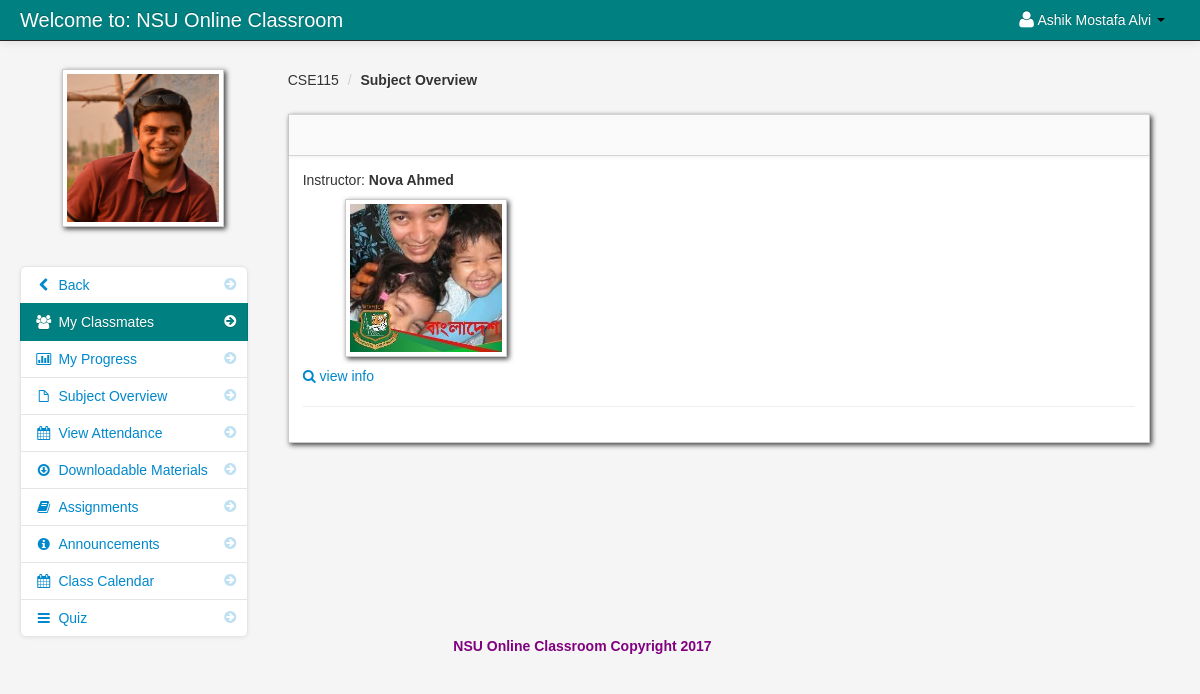
The app's page /subject_overview_student.php?id=187 (signed in) with its own data.
### tables this page shows
CREATE TABLE `student` (
  `student_id` int(11) NOT NULL,
  `firstname` varchar(100) NOT NULL,
  `lastname` varchar(100) NOT NULL,
  `class_id` int(11) NOT NULL,
  `username` varchar(100) NOT NULL,
  `password` varchar(100) NOT NULL,
  `email` varchar(100) NOT NULL,
  `contact_number` int(12) NOT NULL,
  `location` varchar(100) NOT NULL,
  `status` varchar(100) NOT NULL
);

CREATE TABLE `teacher_class` (
  `teacher_class_id` int(11) NOT NULL,
  `teacher_id` int(11) NOT NULL,
  `class_id` int(11) NOT NULL,
  `semester` varchar(100) NOT NULL,
  `thumbnails` varchar(100) NOT NULL,
  `school_year` varchar(100) NOT NULL,
  `class_title` varchar(100) NOT NULL,
  `description` longtext NOT NULL,
  `Credit` int(11) NOT NULL,
  `Pre_req` varchar(100) NOT NULL
);

CREATE TABLE `class` (
  `class_id` int(11) NOT NULL,
  `class_name` varchar(100) NOT NULL
);

CREATE TABLE `teacher` (
  `teacher_id` int(11) NOT NULL,
  `username` varchar(100) NOT NULL,
  `password` varchar(200) NOT NULL,
  `firstname` varchar(100) NOT NULL,
  `lastname` varchar(100) NOT NULL,
  `department_id` int(11) NOT NULL,
  `location` varchar(200) NOT NULL,
  `about` varchar(500) NOT NULL,
  `teacher_status` varchar(20) NOT NULL,
  `teacher_stat` varchar(100) NOT NULL
);

### session.php (called while the page is built, shortened)
<?php
$session_id=$_SESSION['id'];
?>

### subject_overview_student.php (the view, shortened to what this page needs)
<?php include('header_dashboard.php'); ?>
<?php include('session.php'); ?>
<?php $get_id = $_GET['id']; ?>
    <body>
		<?php include('navbar_student.php'); ?>
        <div class="container-fluid">
            <div class="row-fluid">
				<?php include('my_classmates_link.php'); ?>
                <div class="span9" id="content">
                     <div class="row-fluid">
										<?php $class_query = mysql_query("select * from teacher_class
										LEFT JOIN class ON class.class_id = teacher_class.class_id
										where teacher_class_id = '$get_id'")or die(mysql_error());
										$class_row = mysql_fetch_array($class_query);
										?>
					     <ul class="breadcrumb">
							<li><a href="#"><?php echo $class_row['class_name']; ?></a> <span class="divider">/</span></li>
							<li><a href="#"><b>Subject Overview</b></a></li>
						</ul>
                        <div id="block_bg" class="block">
                            <div class="navbar navbar-inner block-header">
                            </div>
                            <div class="block-content collapse in">
                                <div class="span12">
  											<?php $query = mysql_query("select * from teacher_class
										LEFT JOIN class ON class.class_id = teacher_class.class_id
										LEFT JOIN teacher ON teacher.teacher_id = teacher_class.teacher_id
										where teacher_class_id = '$get_id'")or die(mysql_error());
										$row = mysql_fetch_array($query);
										?>
										Instructor: <strong><?php echo $row['firstname']; ?> <?php echo $row['lastname']; ?></strong>
															<br>
															<img id="avatar" class="img-polaroid" src="admin/<?php echo $row['location']; ?>" width>
															<p><a href=""><i class="icon-search"></i> view info</a></p>
															<hr>
                                </div>
                            </div>
                        </div>
                    </div>
                </div>
            </div>
		<?php include('footer.php'); ?>
        </div>
		<?php include('script.php'); ?>
    </body>
</html>

### navbar_student.php (shortened to what this page needs)
<div class="navbar navbar-fixed-top navbar-inverse">
        <div class="navbar-inner">
            <div class="container-fluid">
                <a class="brand" href="#">Welcome to: NSU Online Classroom</a>
					<div class="nav-collapse collapse">
						<ul class="nav pull-right">
							<?php $query= mysql_query("select * from student where student_id = '$session_id'")or die(mysql_error());
									$row = mysql_fetch_array($query);
							?>
							<li class="dropdown">
								<a href="#" role="button" class="dropdown-toggle" data-toggle="dropdown"> <i class="icon-user icon-large"></i><?php echo $row['firstname']." ".$row['lastname'];  ?> <i class="caret"></i></a>
							</li>
						</ul>
					</div>
            </div>
        </div>
</div>

### my_classmates_link.php
<div class="span3" id="sidebar">
	<img id="avatar" src="admin/<?php echo $row['location']; ?>" class="img-polaroid">
		<ul class="nav nav-list bs-docs-sidenav nav-collapse collapse">
				<li class=""><a href="dashboard_student.php"><i class="icon-chevron-right"></i><i class="icon-chevron-left"></i>&nbsp;Back</a></li>
				<li class="active"><a href="my_classmates.php<?php echo '?id='.$get_id; ?>"><i class="icon-chevron-right"></i><i class="icon-group"></i>&nbsp;My Classmates</a></li>
				<li class=""><a href="progress.php<?php echo '?id='.$get_id; ?>"><i class="icon-chevron-right"></i><i class="icon-bar-chart"></i>&nbsp;My Progress</a></li>
				<li class=""><a href="subject_overview_student.php<?php echo '?id='.$get_id; ?>"><i class="icon-chevron-right"></i><i class="icon-file"></i>&nbsp;Subject Overview</a></li>
				<li class=""><a href="student_attendance.php<?php echo '?id='.$get_id; ?>"><i class="icon-chevron-right"></i><i class="icon-calendar"></i>&nbsp;View Attendance</a></li>
				<li class=""><a href="downloadable_student.php<?php echo '?id='.$get_id; ?>"><i class="icon-chevron-right"></i><i class="icon-download"></i>&nbsp;Downloadable Materials</a></li>
				<li class=""><a href="assignment_student.php<?php echo '?id='.$get_id; ?>"><i class="icon-chevron-right"></i><i class="icon-book"></i>&nbsp;Assignments</a></li>
				<li class=""><a href="announcements_student.php<?php echo '?id='.$get_id; ?>"><i class="icon-chevron-right"></i><i class="icon-info-sign"></i>&nbsp;Announcements</a></li>
				<li class=""><a href="class_calendar_student.php<?php echo '?id='.$get_id; ?>"><i class="icon-chevron-right"></i><i class="icon-calendar"></i>&nbsp;Class Calendar</a></li>
				<li class=""><a href="student_quiz_list.php<?php echo '?id='.$get_id; ?>"><i class="icon-chevron-right"></i><i class="icon-reorder"></i>&nbsp;Quiz</a></li>
		</ul>
</div>

### admin/assets/styles.css (style rules this page uses)
body { padding-top: 60px; padding-bottom: 40px; background-color: #f5f5f5; }
#content { margin-left:0px; }
.breadcrumb { margin: 0 0 0px; padding: 10px 0px; background-color: transparent; }
.block { background: url("../images/pixel-60fff.png") repeat scroll 0 0 rgba(0, 0, 0, 0) !important; border: 1px solid #ccc; background: white; margin: 1em 0em; border-top: none; -webkit-box-shadow: 2px 2px 5px rgba(0, 0, 6, 0.75); -moz-box-shadow: 2px 2px 5px rgba(0, 0, 6, 0.75); box-shadow: 2px 2px 5px rgba(0, 0, 6, 0.75); }
.block-content { margin: 1em; min-height: .25em; }
.block-header { margin-bottom: 0px; border-right: none; border-left: none; -webkit-border-radius: 0px; -moz-border-radius: 0px; border-radius: 0px; }
.bs-docs-sidenav { max-width: 228px; margin: 30px 0 0; padding: 0; background-color: #fff; -webkit-border-radius: 6px; -moz-border-radius: 6px; border-radius: 6px; -webkit-box-shadow: 0 1px 4px rgba(0,0,0,.065); -moz-box-shadow: 0 1px 4px rgba(0,0,0,.065); box-shadow: 0 1px 4px rgba(0,0,0,.065); }
.bs-docs-sidenav > li > a { display: block; width: 190px \9; margin: 0 0 -1px; padding: 8px 14px; border: 1px solid #e5e5e5; }
.bs-docs-sidenav > li:first-child > a { -webkit-border-radius: 6px 6px 0 0; -moz-border-radius: 6px 6px 0 0; border-radius: 6px 6px 0 0; }
.bs-docs-sidenav > li:last-child > a { -webkit-border-radius: 0 0 6px 6px; -moz-border-radius: 0 0 6px 6px; border-radius: 0 0 6px 6px; }
.bs-docs-sidenav > .active > a { position: relative; z-index: 2; padding: 9px 15px; border: 0; text-shadow: 0 1px 0 rgba(0,0,0,.15); -webkit-box-shadow: inset 1px 0 0 rgba(0,0,0,.1), inset -1px 0 0 rgba(0,0,0,.1); -moz-box-shadow: inset 1px 0 0 rgba(0,0,0,.1), inset -1px 0 0 rgba(0,0,0,.1); box-shadow: inset 1px 0 0 rgba(0,0,0,.1), inset -1px 0 0 rgba(0,0,0,.1); }
.bs-docs-sidenav .icon-chevron-right { float: right; margin-top: 2px; margin-right: -6px; opacity: .25; }
.bs-docs-sidenav .active .icon-chevron-right, .bs-docs-sidenav .active a:hover .icon-chevron-right { opacity: 1; }

### records on screen
student: firstname "Ashik Mostafa", lastname "Alvi", location (picture)
teacher_class: class.class_name "CSE115", teacher.firstname "Nova", teacher.lastname "Ahmed", teacher.location (picture)
